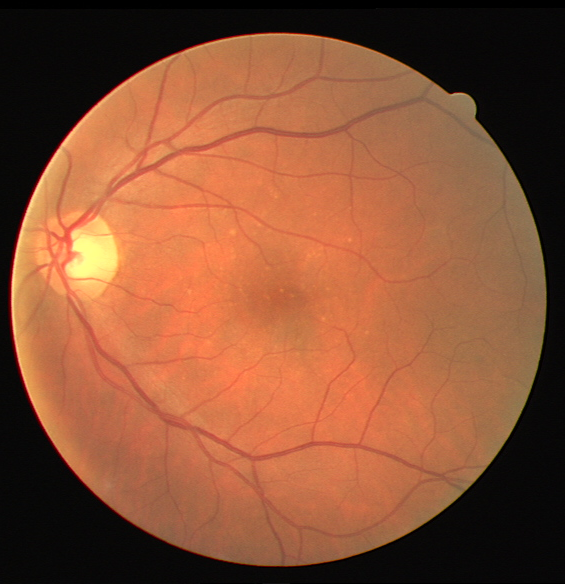
#> input picture a.tif, 565 x 584 px
$ python imageprocess.py
#> lines starting #> are read from the running program, lines starting #| are printed output that depends on the picture
import cv2
import os
from PIL import Image
import numpy as np

# [37 lines of commented-out code are left out]

a = cv2.imread('a.tif')
#> a is the input picture: shape (584, 565, 3); mean B, G, R 54.4, 82.8, 138.7
print(a.shape)
#| (584, 565, 3)
anp = np.array(a)
print(anp.shape)
#| (584, 565, 3)
an = anp[:, :, 0]
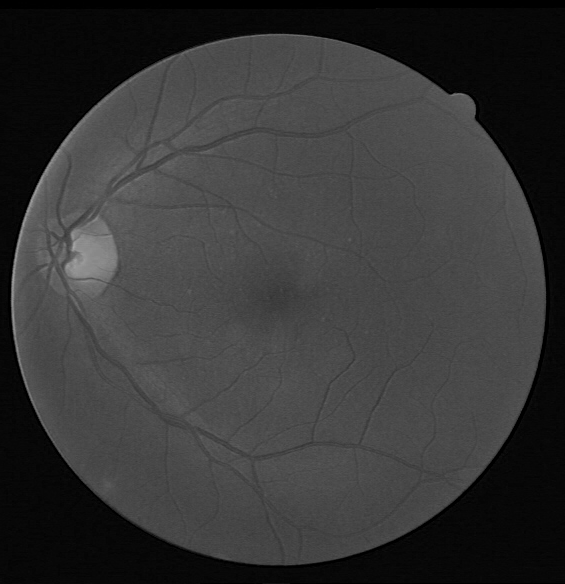
#> an: shape (584, 565); min 0, max 168, mean 54.4
print(an.shape)
#| (584, 565)
